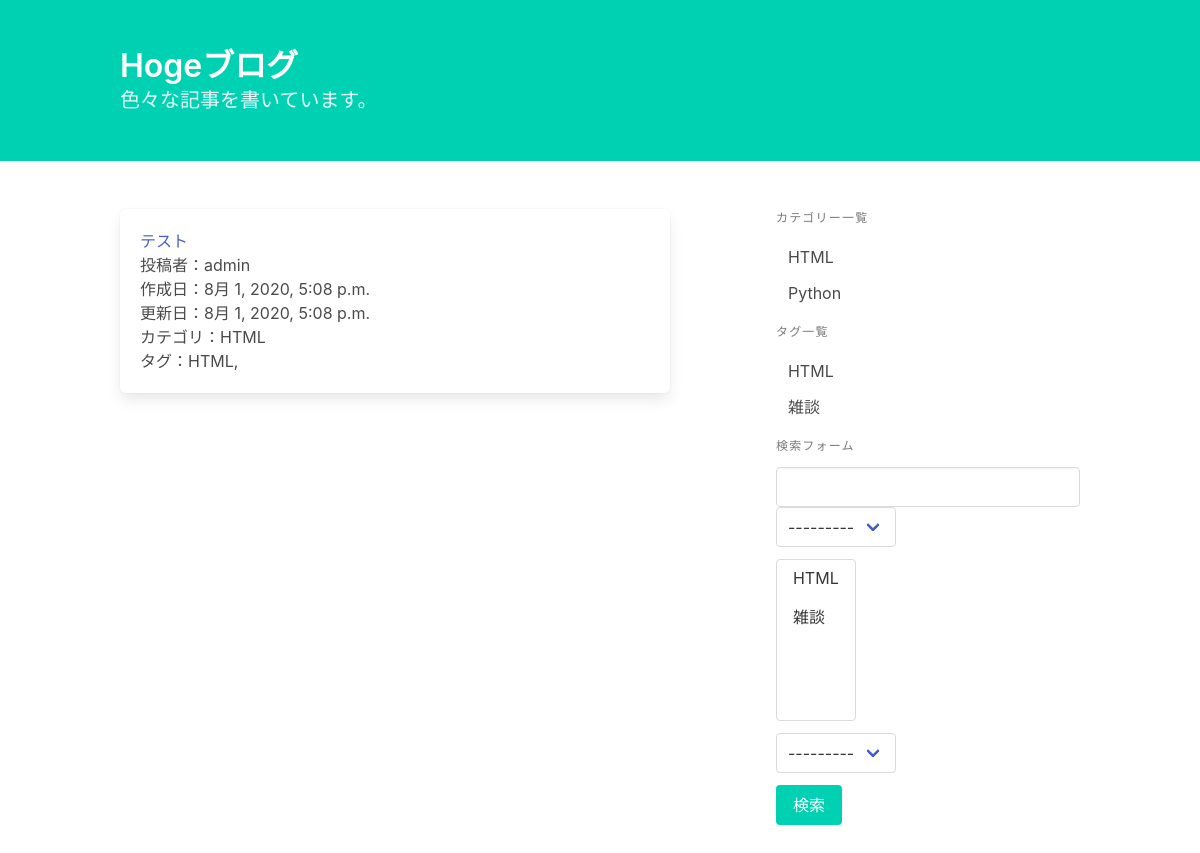
Screenshot of /blog/ with the database file from the repository.
### blog/models.py (models this page shows, shortened)
class Post(models.Model):
    title    = models.CharField('タイトル', max_length=32)
    text     = models.TextField('本文')
    category = models.ForeignKey(Category, on_delete=models.PROTECT, verbose_name='カテゴリ')
    tags     = models.ManyToManyField(Tag, verbose_name='タグ', blank=True)
    writer   = models.ForeignKey(settings.AUTH_USER_MODEL, on_delete=models.PROTECT, verbose_name='投稿者')
    created_at = models.DateTimeField('作成日', auto_now_add=True)
    updated_at = models.DateTimeField('更新日', auto_now=True)

class Category(models.Model):
    name = models.CharField('カテゴリ名', max_length=255, unique=True)
    def __str__(self):
        return self.name

class Tag(models.Model):
    name = models.CharField('タグ名', max_length=255, unique=True)
    def __str__(self):
        return self.name

### blog/views.py (the view, shortened to what this page needs)
# urls.py: path('', views.PostList.as_view(), name='post_list'),
class PostList(generic.ListView):
    model = Post
    ordering = '-created_at'
    def get_queryset(self):
        queryset = super().get_queryset()
        form = PostSearchForm(self.request.GET or None)
        return queryset

### blog/forms.py
class PostSearchForm(forms.Form):
    key_word = forms.CharField(
        label='キーワード', required=False,
        widget=forms.TextInput(attrs={'class': 'input'})
    )
    category = forms.ModelChoiceField(
        label='カテゴリの選択', required=False,
        queryset=Category.objects.all(),
    )
    tags = forms.ModelMultipleChoiceField(
        label='タグの選択', required=False,
        queryset=Tag.objects.all(),
    )
    user = forms.ModelChoiceField(
        label='投稿者', required=False,
        queryset=User.objects.all(),
    )

### blog/templatetags/blog.py (called while the page is built)
@register.inclusion_tag('blog/category_and_tag_list.html')
def create_category_and_tag_list():
    return {
        'category_list': Category.objects.all(),
        'tag_list': Tag.objects.all(),
    }

@register.inclusion_tag('blog/search_form.html')
def create_search_form(request):
    form = PostSearchForm(request.GET or None)
    return {'form': form}

### blog/templates/blog/post_list.html
{% extends 'blog/base.html' %}
{% block content %}
  {% for post in post_list %}
    <article class="box">
      <h1><a href="{% url 'blog:post_detail' post.pk %}">{{ post.title }}</a></h1>
      <p>投稿者：{{ post.writer }}</p>
      <p>作成日：{{ post.created_at }}</p>
      <p>更新日：{{ post.updated_at }}</p>
      <p>カテゴリ：{{ post.category }}</p>
      <p>タグ：{% for tag in post.tags.all %}{{ tag }},{% endfor %}</p>
    </article>
  {% endfor %}
{% endblock %}

### blog/templates/blog/category_and_tag_list.html
<p class="menu-label">カテゴリー一覧</p>
<ul class="menu-list">
  {% for category in category_list %}
    <li><a href="{% url 'blog:post_category_list' category.pk %}">{{ category }}</a></li>
  {% endfor %}
</ul>
<p class="menu-label">タグ一覧</p>
<ul class="menu-list">
  {% for tag in tag_list %}
    <li><a href="{% url 'blog:post_tag_list' tag.pk %}">{{ tag }}</a></li>
  {% endfor %}
</ul>

### rows the page displays
Post: title "テスト", writer "admin", created_at "8月 1, 2020, 5:08 p.m.", updated_at "8月 1, 2020, 5:08 p.m.", category "HTML"
Tag: name "HTML"
Category: name "HTML"
Category: name "Python"
Tag: name "雑談"
